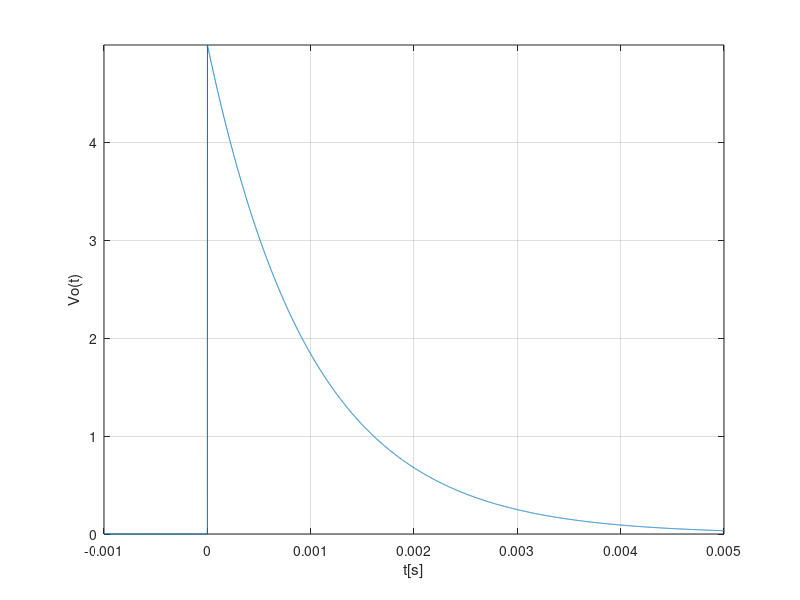

MATLAB code for this plot:
%exercicio 24
h=1e-6;
t=-1e-3:h:5e-3;
R=1e3;
C=1e-6;

ut = t>0;

Vo=5*exp(-1/(R*C)*t).*ut;

plot(t, Vo);
grid on
xlabel('t[s]')
ylabel('Vo(t)')
axis tight